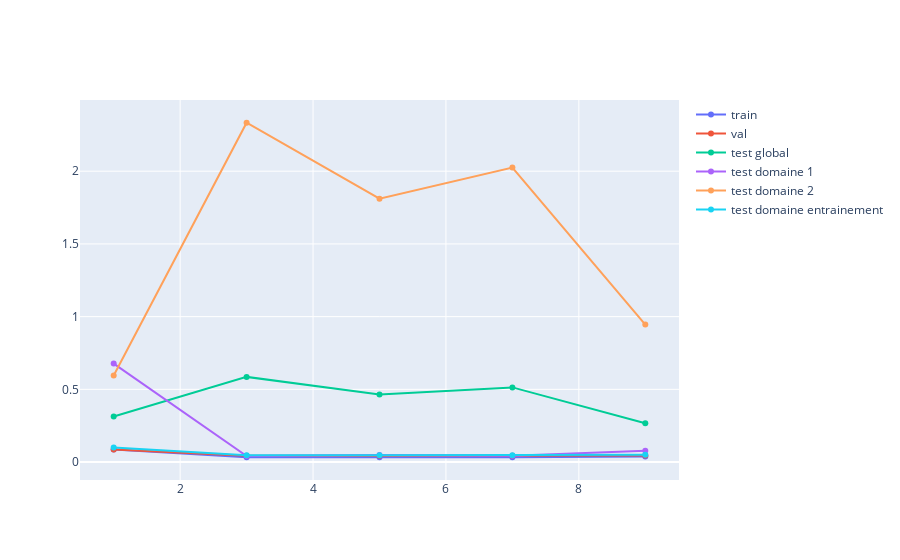

The notebook cell this image was saved under:
### Code cell
import plotly.graph_objects as go



# Create traces
fig = go.Figure()

fig.add_trace(go.Scatter(x=liste_n_hidden, y=err_app,
                    mode='lines+markers',
                    name='train'))
fig.add_trace(go.Scatter(x=liste_n_hidden, y=err_val,
                    mode='lines+markers',
                    name='val'))

fig.add_trace(go.Scatter(x=liste_n_hidden, y=err_test,
                    mode='lines+markers',
                    name='test global '))

fig.add_trace(go.Scatter(x=liste_n_hidden, y=err_domaine1,
                    mode='lines+markers',
                    name='test domaine 1'))

fig.add_trace(go.Scatter(x=liste_n_hidden, y=err_domaine2,
                    mode='lines+markers',
                    name='test domaine 2'))

fig.add_trace(go.Scatter(x=liste_n_hidden, y=err_domaine3,
                    mode='lines+markers',
                    name='test domaine entrainement'))

fig.show()

### Figure 1 — Plotly figure (JSON) as saved in the notebook; plotly's stock layout.template omitted (floating-point values rounded to 4 significant figures)
{"data": [{"mode": "lines+markers", "name": "train", "type": "scatter", "x": [1, 3, 5, 7, 9], "y": [0.08594, 0.03323, 0.03316, 0.03315, 0.0391]}, {"mode": "lines+markers", "name": "val", "type": "scatter", "x": [1, 3, 5, 7, 9], "y": [0.08672, 0.04283, 0.04285, 0.0429, 0.046]}, {"mode": "lines+markers", "name": "test global ", "type": "scatter", "x": [1, 3, 5, 7, 9], "y": [0.3138, 0.5857, 0.4639, 0.5135, 0.2666]}, {"mode": "lines+markers", "name": "test domaine 1", "type": "scatter", "x": [1, 3, 5, 7, 9], "y": [0.6774, 0.04099, 0.0492, 0.04426, 0.07764]}, {"mode": "lines+markers", "name": "test domaine 2", "type": "scatter", "x": [1, 3, 5, 7, 9], "y": [0.5948, 2.333, 1.811, 2.025, 0.9457]}, {"mode": "lines+markers", "name": "test domaine entrainement", "type": "scatter", "x": [1, 3, 5, 7, 9], "y": [0.1001, 0.04729, 0.04734, 0.04741, 0.05103]}], "layout": {}}
